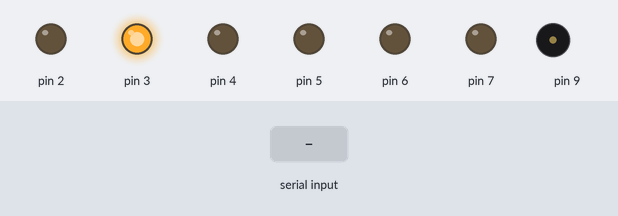
This sketch was run on a simulated Arduino Uno, built with avr-gcc and run on an emulated ATmega328P. Shown: output pins drawn as LEDs (lit = HIGH), buzzer (waves = sounding). The test bench sets the inputs (shaded band). Random numbers use the default seed unless the sketch sets one.

Above: at 1.2 s.
1.3 s: "1" received over Serial
At 2.1 s:
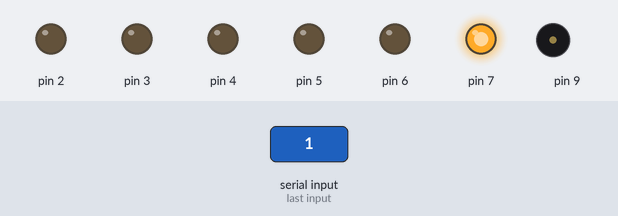
4.3 s: "0" received over Serial
At 5.6 s:
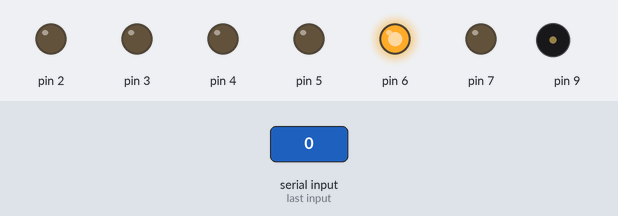
7.3 s: "2" received over Serial
At 10.1 s:
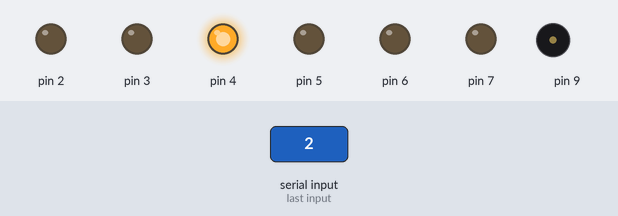
Timing chart, 0 to 27.0 s (numbered marks = the images above; inputs shaded):
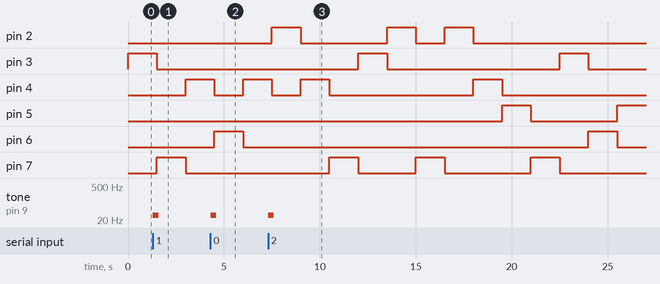

The sketch:

sketch_nov13b.ino
```cpp
int state[6]; // keep track of which leds are on and which are off
byte x[1];
int target;
int MAX;    // maximum number of LEDs on at any point in time
int count;  // number of LEDs that have been turned on
int timeOn;
int current;
int prev = -1;

void setup() {
  // put your setup code here, to run once:
  Serial.begin(9600);
  MAX = 1;
  count = 0;
  for(int i = 2; i<=7; i++)
  {
    pinMode(i, OUTPUT);
    state[i-2] = 0;
  }
  pinMode(9, OUTPUT);
}

void loop() {
  // put your main code here, to run repeatedly:
  if (count < MAX)
  {
    do
    {
      target = random(6);
    }
    while (state[target] || target==prev);
    digitalWrite((target + 2), HIGH);
    state[target] = 1;
    count ++;
    timeOn = millis();
  }
  else
  {
    current = millis();
    if (current >= (timeOn + 1500) && state[target])
    {
      digitalWrite((target + 2), LOW);
      state[target] = 0;
      count --;
      prev = target;
    }
    else
    {
      while(Serial.available())
      {
        if(Serial.readBytes(x,1))
        {
          if (state[x[0]])
          {
            tone(9,1500,100);
            digitalWrite((x[0] + 2),LOW);
            state[x[0]] = 0;
            count --;
            prev = x[0];
          }
          else
          {
            tone(9,31,300);
          }
        }
      }
    }
  }
}
```

Measured:
- after the input at 1.3 s, tone on pin 9: silent → 31 Hz at once, → silent 0.30 s later
- after the input at 4.3 s, tone on pin 9: silent → 31 Hz at once, → silent 0.30 s later
- after the input at 7.3 s, tone on pin 9: silent → 31 Hz at once, → silent 0.30 s later
- by itself, pin 3: alternates HIGH for 1.5 s and LOW for 9.0 s
